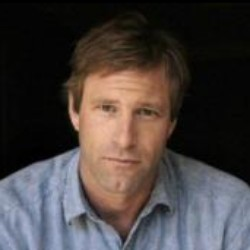
#> input picture dilib_Face/1.jpg, 250 x 250 px, found by its file name
$ python df.py   (older library calls are emulated)
#> lines starting #> are read from the running program, lines starting #| are printed output that depends on the picture; after the words box and inside, x2 and y2 are one past the last pixel; in counts of white or black regions, pixels touching at a corner belong together
# -*-coding: utf-8-*-

import cv2
import numpy as np
import math


def stretch(img):
    max = float(img.max())
    min = float(img.min())

    for i in range(img.shape[0]):
        for j in range(img.shape[1]):
            img[i, j] = (255 / (max - min)) * img[i, j] - (255 * min) / (max - min)

    return img


def dobinaryzation(img):
    max = float(img.max())
    min = float(img.min())

    x = max - ((max - min) / 2)
    ret, threshedimg = cv2.threshold(img, x, 255, cv2.THRESH_BINARY)

    return threshedimg


def find_retangle(contour):
    y, x = [], []

    for p in contour:
        y.append(p[0][0])
        x.append(p[0][1])

    return [min(y), min(x), max(y), max(x)]


def locate_license(img, orgimg):
    img, contours, hierarchy = cv2.findContours(img, cv2.RETR_EXTERNAL, cv2.CHAIN_APPROX_SIMPLE)

    # 找出最大的三个区域
    blocks = []
    for c in contours:
        # 找出轮廓的左上点和右下点，由此计算它的面积和长宽比
        r = find_retangle(c)
        a = (r[2] - r[0]) * (r[3] - r[1])
        s = (r[2] - r[0]) / (r[3] - r[1])

        blocks.append([r, a, s])

    # 选出面积最大的3个区域
    blocks = sorted(blocks, key=lambda b: b[2])[-3:]

    # 使用颜色识别判断找出最像车牌的区域
    maxweight, maxinedx = 0, -1
    for i in range(len(blocks)):
        b = orgimg[blocks[i][0][1]:blocks[i][0][3], blocks[i][0][0]:blocks[i][0][2]]
        # RGB转HSV
        hsv = cv2.cvtColor(b, cv2.COLOR_BGR2HSV)
        # 蓝色车牌范围
        lower = np.array([100, 50, 50])
        upper = np.array([140, 255, 255])
        # 根据阈值构建掩模
        mask = cv2.inRange(hsv, lower, upper)

        # 统计权值
        w1 = 0
        for m in mask:
            w1 += m / 255

        w2 = 0
        for w in w1:
            w2 += w

        # 选出最大权值的区域
        if w2 > maxweight:
            maxindex = i
            maxweight = w2

    return blocks[maxindex][0]


def find_license(img):
    '''预处理'''
    # 压缩图像
    img = cv2.resize(img, (400, 400 * int(img.shape[0] / img.shape[1])))

    # RGB转灰色
    grayimg = cv2.cvtColor(img, cv2.COLOR_BGR2GRAY)

    # 灰度拉伸
    stretchedimg = stretch(grayimg)

    # 进行开运算，用来去噪声
    r = 16
    h = w = r * 2 + 1
    kernel = np.zeros((h, w), dtype=np.uint8)
    cv2.circle(kernel, (r, r), r, 1, -1)

    openingimg = cv2.morphologyEx(stretchedimg, cv2.MORPH_OPEN, kernel)
    strtimg = cv2.absdiff(stretchedimg, openingimg)

    # 图像二值化
    binaryimg = dobinaryzation(strtimg)

    # 使用Canny函数做边缘检测
    cannyimg = cv2.Canny(binaryimg, binaryimg.shape[0], binaryimg.shape[1])

    ''' 消除小区域，保留大块区域，从而定位车牌'''
    # 进行闭运算
    kernel = np.ones((5, 19), np.uint8)
    closingimg = cv2.morphologyEx(cannyimg, cv2.MORPH_CLOSE, kernel)

    # 进行开运算
    openingimg = cv2.morphologyEx(closingimg, cv2.MORPH_OPEN, kernel)

    # 再次进行开运算
    kernel = np.ones((11, 5), np.uint8)
    openingimg = cv2.morphologyEx(openingimg, cv2.MORPH_OPEN, kernel)

    # 消除小区域，定位车牌位置
    rect = locate_license(openingimg, img)

    return rect, img


if __name__ == '__main__':
    # 读取图片
    orgimg = cv2.imread('./test/1.jpg')
#> orgimg is the input picture: shape (250, 250, 3); mean B, G, R 63, 64.4, 71.8
    rect, img = find_license(orgimg)
#> in find_license, `grayimg = cv2.cvtColor(img, cv2.COLOR_BGR2GRAY)`:
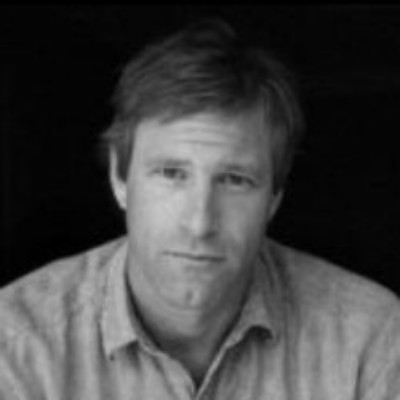
#> grayimg: shape (400, 400); min 0, max 201, mean 66.4
#> in stretch, `max = float(img.max())`: max = 201
#> in stretch, `min = float(img.min())`: min = 0
#> after the loop in stretch, `for i in range(img.shape[0]):`:
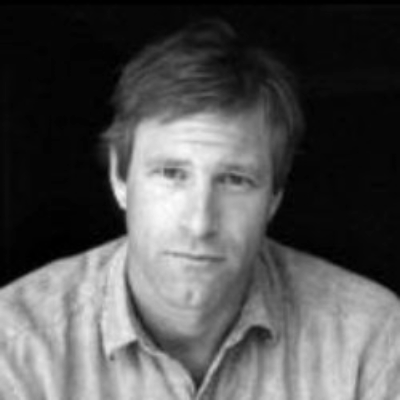
#> img: shape (400, 400); min 0, max 255, mean 83.8
#> in find_license, `cv2.circle(kernel, (r, r), r, 1, -1)`:
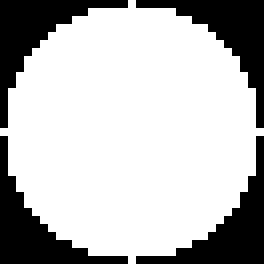
#> kernel: shape (33, 33) (shown 8 times larger); values 0 (black) and 1 (white), 73.2% white; 4 black regions, box (x1, y1, x2, y2) and area: (0, 0, 16, 16) 73, (17, 0, 33, 16) 73, (0, 17, 16, 33) 73, (17, 17, 33, 33) 73
#> in find_license, `strtimg = cv2.absdiff(stretchedimg, openingimg)`:
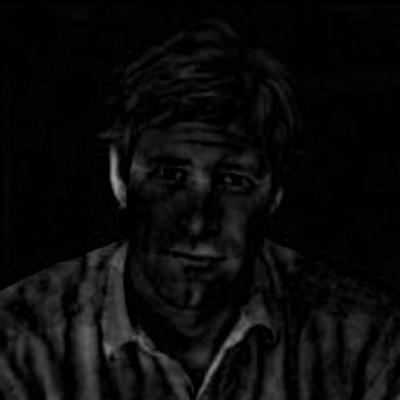
#> strtimg: shape (400, 400); min 0, max 156, mean 10.8
#> in dobinaryzation, `max = float(img.max())`: max = 156
#> in dobinaryzation, `min = float(img.min())`: min = 0
#> in dobinaryzation, `x = max - ((max - min) / 2)`: x = 78
#> in dobinaryzation, `ret, threshedimg = cv2.threshold(img, x, 255, cv2.THRESH_BINARY)`:
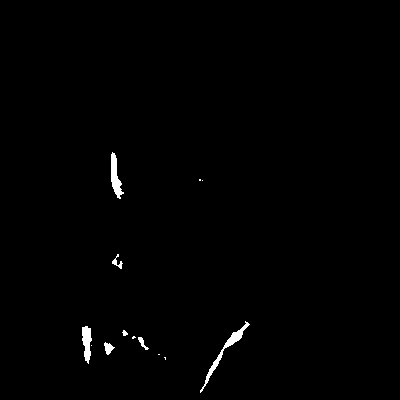
#> threshedimg: shape (400, 400); 0.72% white; 13 white regions (6 under 20 px), largest, box (x1, y1, x2, y2) and area: (200, 321, 250, 393) 371, (111, 152, 124, 199) 299, (82, 326, 92, 364) 252
#> in find_license, `cannyimg = cv2.Canny(binaryimg, binaryimg.shape[0], binaryimg.shape[1])`: cannyimg: shape (400, 400); 0.33% white in thin lines or dots, all inside (x1, y1, x2, y2) = (81, 152, 250, 393)
#> in find_license, `closingimg = cv2.morphologyEx(cannyimg, cv2.MORPH_CLOSE, kernel)`: closingimg: shape (400, 400); 1% white; 9 white regions (3 under 20 px), largest, box (x1, y1, x2, y2) and area: (81, 325, 115, 364) 575, (199, 321, 250, 393) 472, (110, 152, 124, 199) 358, (111, 254, 123, 269) 93, (132, 336, 149, 350) 88, (122, 330, 128, 336) 31
#> in find_license, `openingimg = cv2.morphologyEx(closingimg, cv2.MORPH_OPEN, kernel)`:
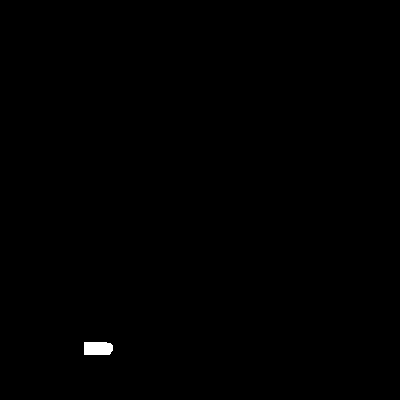
#> openingimg: shape (400, 400); 0.22% white; 1 white region, box (x1, y1, x2, y2) and area: (84, 342, 113, 355) 360
#> in find_license, `openingimg = cv2.morphologyEx(openingimg, cv2.MORPH_OPEN, kernel)`: openingimg: shape (400, 400); 0.22% white; 1 white region, box (x1, y1, x2, y2) and area: (84, 342, 111, 355) 346
#> in locate_license, `img, contours, hierarchy = cv2.findContours(img, cv2.RETR_EXTERNAL, cv..`: contours = 1 item
#> the loop in locate_license, `for c in contours:` made 1 pass
#> (r, a, s) on pass 1: ([84, 342, 110, 354], 312, 2.17)
#> after the loop in locate_license, `for c in contours:`: blocks = [[[84, 342, 110, 354], 312, 2.17]]
#> the loop in locate_license, `for i in range(len(blocks)):` made 1 pass
#> (lower, upper, maxindex, maxweight) on pass 1: ([100, 50, 50], [140, 255, 255], 0, 254)
#> after the loop in locate_license, `for i in range(len(blocks)):`: maxindex = 0; maxweight = 254
#> in find_license, `rect = locate_license(openingimg, img)`: rect = [84, 342, 110, 354]
#> rect = [84, 342, 110, 354]

    # 框出车牌
    cv2.rectangle(img, (rect[0], rect[1]), (rect[2], rect[3]), (0, 255, 0), 2)
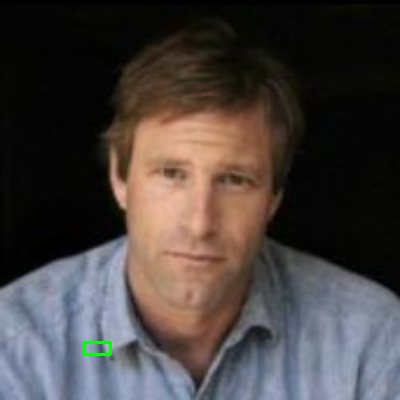
#> img: shape (400, 400, 3); mean of channels 0, 1, 2 62.7, 64.5, 71.5; drawn as B, G, R
    cv2.imshow('img', img)

    cv2.waitKey(0)
    cv2.destroyAllWindows()
